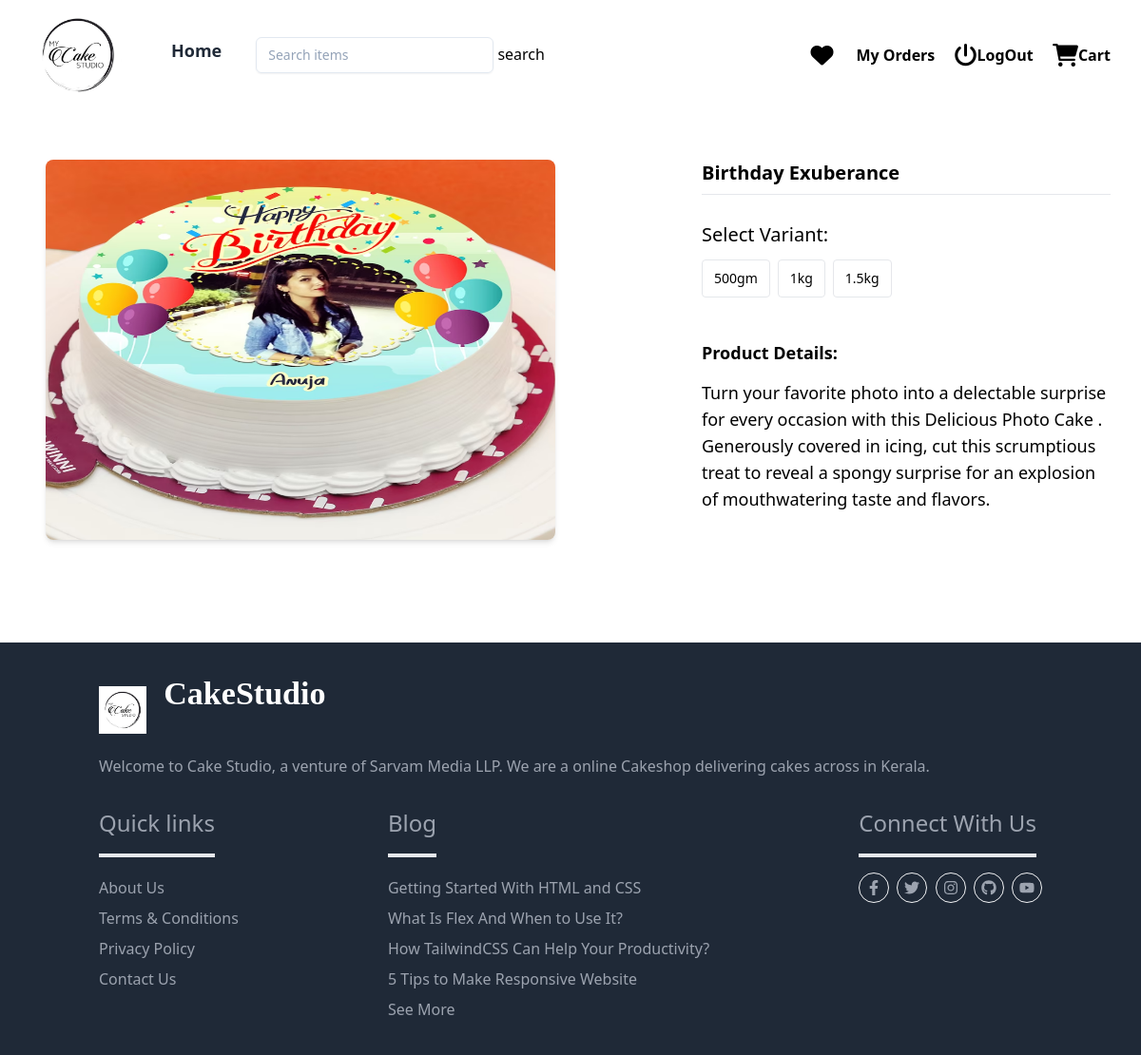
/cake/14/variants/ (signed in), run on the app's committed database.
### myapp/models.py (models this page shows, shortened)
class Cake(models.Model):
    name=models.CharField(max_length=300)
    description=models.TextField()
    image=models.ImageField(upload_to="cake_images",default="/cake_images/default.png")
    tag_objects=models.ManyToManyField(Tag)
    created_date=models.DateTimeField(auto_now_add=True)
    updated_date=models.DateTimeField(auto_now=True)
    is_active=models.BooleanField(default=True)

class CakeVariant(models.Model):
    cake_object=models.ForeignKey(Cake,on_delete=models.CASCADE,related_name='varients')
    weight_object=models.ForeignKey(Weight,on_delete=models.CASCADE)
    shape_object=models.ForeignKey(Shape,on_delete=models.CASCADE)
    flavour_object=models.ForeignKey(Flavour,on_delete=models.CASCADE)
    price=models.PositiveIntegerField()
    created_date=models.DateTimeField(auto_now_add=True)
    updated_date=models.DateTimeField(auto_now=True)
    is_active=models.BooleanField(default=True)

class Weight(models.Model):
    title=models.CharField(max_length=100,unique=True)
    created_date=models.DateTimeField(auto_now_add=True)
    updated_date=models.DateTimeField(auto_now=True)
    is_active=models.BooleanField(default=True)
    def __str__(self) -> str:
        return self.title

### myapp/views.py (the view)
# urls.py: path('cake/<int:pk>/variants/',views.CakeVaraintsView.as_view(),name='cake-variants'),
@method_decorator(signin_required,name='dispatch')
class CakeVaraintsView(View):
    def get(self,request,*args,**kwargs):
        id=kwargs.get('pk')
        print('cake..:',id)
        cake_obj=Cake.objects.get(id=id)
        qs=CakeVariant.objects.filter(cake_object=id)
        return render(request,'store/cake_variants.html',{'variants':qs,'cake':cake_obj})

### myapp/decoroters.py (called while the page is built)
def signin_required(fn):
    def wrapper(request,*args,**kwargs):
        if not request.user.is_authenticated:
            messages.error(request,'invalid session! Please login')
            return redirect('sign-in')
        else:
            return fn(request,*args,**kwargs)
    return wrapper

### myapp/templates/store/cake_variants.html (shortened to what this page needs)
{%extends 'store/base.html'%}
{%block main_block%}
<div class="">
    <div class="overflow-hidden sp mx-auto max-w-7xl px-2 py-5 lg:px-0">
      <div class="mb-9 pt-4 md:px-6 md:pt-7 lg:mb-2 lg:p-8 2xl:p-10 2xl:pt-10">
        <div class="items-start justify-between lg:flex lg:space-x-8">
          <div class="w-full h-auto  md:w-1/2 px-4 mb-8">
            <img src="{{cake.image.url}}" alt="Product"
                        class="w-full h-[400px] rounded-lg shadow-md mb-4" id="mainImage">
          </div>
          <div class="flex shrink-0 flex-col lg:w-[430px] xl:w-[520px] 2xl:w-[480px]">
            <div class="pb-2">
              <h2 class="text-lg font-semibold md:text-xl xl:text-2xl">
                {{cake.name}}
              </h2>
            </div>
          <hr>
            <div>
            <div class="mb-2 pt-2">
            {%if variants%}
              <h4 class="text-xl text-20px mt-5 mb-3 font-normal capitalize text-opacity-70">
                 Select Variant:
              </h4>
              <ul class="flex flex-wrap space-x-2">
                {%for v in variants%}
                  <a
                  href="{%url 'variant' v.id cake.id%}"
                    class="md:text-15px mb-2 flex h-9 cursor-pointer items-center justify-center rounded border p-1 px-3 text-sm font-medium transition duration-200 ease-in-out md:mb-3 md:h-10">
                    {{v.weight_object}}
                </a>
                {%endfor%}
          {%endif%}
            </div>
            <div class="pt-6 xl:pt-8">
              <h3 class="text-15px mb-3 font-bold sm:text-lg lg:mb-3.5">
                Product Details:
              </h3>
              <p class="text-lg">
                {{cake.description}}
              </p>
            </div>
          </div>
        </div>
      </div>
    </div>
  </div>
  {%endblock%}

### data on the page
Cake: image (picture), name "Birthday Exuberance", description "Turn your favorite photo into a delectable surprise for every occasion with this Delicious Photo Cake . Generously covered in icing, cut this scrumptious treat to reveal a spongy surprise for an explosion of mouthwatering taste and flavors."
CakeVariant: weight_object "500gm"
CakeVariant: weight_object "1kg"
CakeVariant: weight_object "1.5kg"
